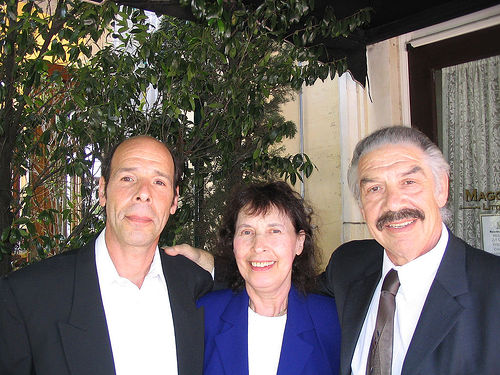
%> input picture files/project_completed/Skin-Segmentation-from-Face-Images-using-DLIB-information-in-Matlab/DLIB/2008_001322.jpg, 500 x 375 px
$ octave test_image.m   (GNU Octave 9; MATLAB toolbox functions it lacks are replaced by stand-ins)
%> lines starting %> are read from the running program, lines starting %| are printed output that depends on the picture
%
close all;
clear all
clc
pth=cd;
% rgb = imread('2008_001322.jpg');

Detect_path='D:\Study\Projects\Fiverr\DIP\Orders\janvimeho-IEEE\DLIB';
DS_Path='D:\Study\Projects\Fiverr\DIP\Orders\janvimeho-IEEE\Extracted-Face-Skin';
cd(DS_Path)
[f,p]=uigetfile('*.*');
%> the answer given: 2008_001322.jpg
[in_file,in_path,in_ext]=fileparts([p,f]);

rgb=imread([p,f]);
%> rgb is the input picture: size 375x500x3 uint8; mean R, G, B 109.3, 102, 97.7
rgb=imresize(rgb,[256,256]);
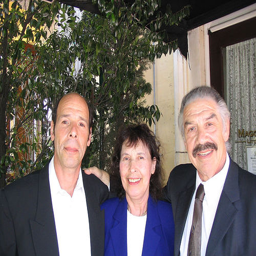
%> rgb: size 256x256x3 uint8; mean R, G, B 109.3, 102, 97.7
gray = rgb2gray(rgb);
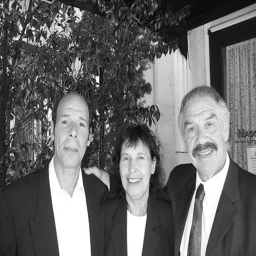
%> gray: size 256x256 uint8; min 4, max 255, mean 103.7
%% DLIB
cd(Detect_path)
%> (the run ends here)
